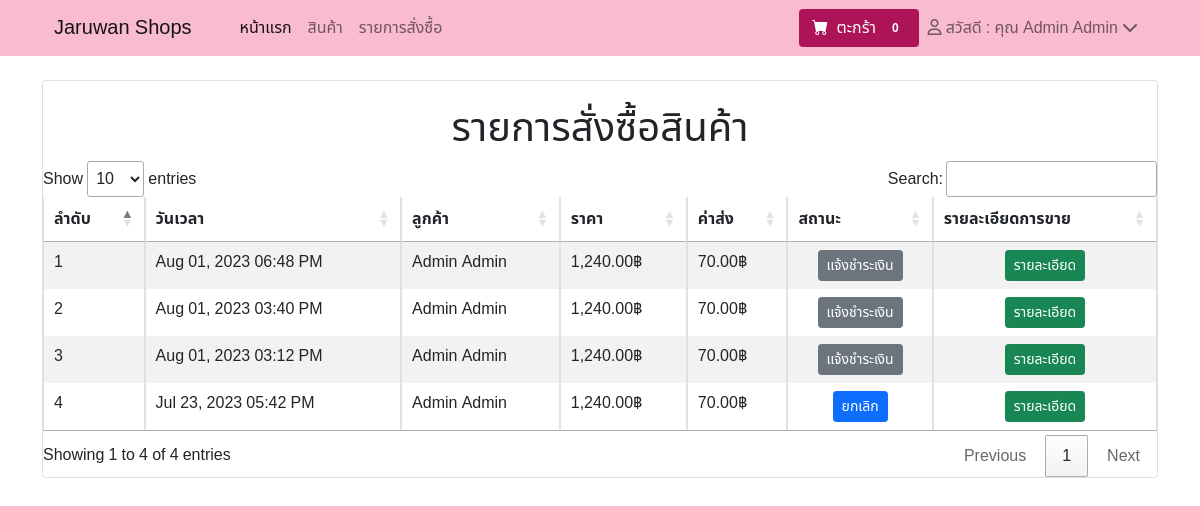
/emp/product_user_buy.php (signed in), run on the app's committed database.
### tables this page shows
CREATE TABLE `contact` (
  `id_con` int(11) DEFAULT NULL,
  `name` varchar(255) NOT NULL,
  `map` varchar(500) NOT NULL,
  `facebook` varchar(50) DEFAULT NULL,
  `line` varchar(30) DEFAULT NULL,
  `tol` varchar(10) DEFAULT NULL,
  `email` varchar(255) NOT NULL,
  `address` varchar(500) NOT NULL
);

CREATE TABLE `purchase` (
  `purchaseid` int(11) NOT NULL,
  `q_id` varchar(10) NOT NULL,
  `ID` varchar(50) NOT NULL,
  `date_purchase` datetime NOT NULL,
  `stu` int(1) NOT NULL,
  `name_booking` varchar(100) NOT NULL,
  `tel_booking` varchar(10) NOT NULL,
  `add_booking` varchar(300) NOT NULL,
  `email` varchar(255) NOT NULL,
  `transport` int(1) NOT NULL,
  `img` varchar(100) NOT NULL
);

CREATE TABLE `user` (
  `ID` int(11) NOT NULL,
  `Username` varchar(50) NOT NULL,
  `Password` varchar(100) NOT NULL,
  `Firstname` varchar(100) NOT NULL,
  `Lastname` varchar(100) NOT NULL,
  `Tel` varchar(10) NOT NULL,
  `email` varchar(255) NOT NULL,
  `Add_user` varchar(30) NOT NULL,
  `Userlevel` int(1) NOT NULL
);

### emp/product_user_buy.php (the view, shortened to what this page needs)
<!DOCTYPE html>
<html lang="en">
<head>
<link rel="stylesheet" type="text/css" href="https://cdn.datatables.net/1.11.3/css/jquery.dataTables.css">
        <link href="https://cdn.jsdelivr.net/npm/bootstrap-icons@1.5.0/font/bootstrap-icons.css" rel="stylesheet" />
        <link href="../css/styles.css" rel="stylesheet" />
    </head>
<body>
    	<?php
      include ('nav_cart.php');
	  ?><br>
<div class="container">
<div class="row">
<div class="col-md-12">
<div class="card" style="width: auto;"><br>
	<h1 class="page-header text-center x">รายการสั่งซื้อสินค้า</h1>
	<table id="example" class="table table-striped table-bordered">
		<thead>
		    <th><div class="y"><b><b>ลำดับ</div></th>
			<th><div class="y"><b><b>วันเวลา</div></th>
			<th><div class="y"><b><b>ลูกค้า</div></th>
			<th><div class="y"><b><b>ราคา</div></th>
			<th><div class="y"><b><b>ค่าส่ง</div></th>
			<th><div class="y"><b><b>สถานะ</div></th>
			<th><div class="y"><b><b>รายละเอียดการขาย</div></th>
		</thead>
		<tbody>
			<?php
			include('../config/server.php');
			    $i = 0;
				$sql="select * , user.*, product.* , purchase.* , user.* , sum(purchase_detail.price) , DATE_FORMAT(date_purchase,'%Y-%m-%d') from purchase
				left join purchase_detail on purchase.q_id = purchase_detail.q_id
				left join user on user.ID = purchase.ID
				left join product on product.product_id = purchase_detail.product_id
				where user.ID = ".$_SESSION['ID']."
				group by purchase_detail.q_id order by purchase_detail.q_id desc
                ";
				$query=$conn->query($sql);
				while($row=$query->fetch_array()){
					?>
					<tr>
						<td><div class="y"><?php echo $i+1?></div></td>
						<td><div class="y"><?php echo date('M d, Y h:i A', strtotime($row['date_purchase'])) ?></div></td>
						<td><div class="y"><?php echo $row['Firstname']; ?> <?php echo $row['Lastname']; ?></div></td>
						<td class="text-right"><div class="y"> <?php echo number_format($row['sum(purchase_detail.price)'], 2); ?>&#3647;</div></td>
						<?php
                                if($row['transport']==1){
                                    $x = 50;
                                }
                                elseif($row['transport']==2){
                                    $x = 70;
                                }
                                elseif($row['transport']==3){
                                    $x = 70;
                                }
                                elseif($row['transport']==4){
                                    $x = 60;
                                }
                        ?>
						<td class="text-right"><div class="y"> <?php echo number_format($x, 2); ?>&#3647;</div></td>
						<td class="text-center"><div class="y">
						<?php if($row['stu']==0){
							echo '<a href=""  class="btn btn-primary btn-sm">รอยืนยัน</a>';
							echo '||';
							echo "<a href='upuser.php?remove=$row[q_id]'  class='btn btn-danger btn-sm'>ยกเลิก</a>";
						}elseif($row['stu']==1 AND $row['transport']<=2 AND $row['img'] == ""){
							echo "<a href='buy.php?b=$row[q_id]'  class='btn btn-secondary btn-sm'>แจ้งชำระเงิน</a>";
						}elseif($row['stu']==1 AND $row['transport']<=2 AND $row['img'] !=="" ){
							echo "<a href='billbuy.php?b=$row[q_id]'  class='btn btn-info btn-sm'>รอตรวจสอบการชำระเงิน</a>";
						}
						elseif($row['stu']==2){
							echo '<a href=""  class="btn btn-dark btn-sm">รอจัดส่ง</a>';
						}
						elseif($row['stu']==3){
							echo '<a href=""  class="btn btn-dark btn-sm">ชำระเงินแล้ว</a>';
						}elseif($row['stu']==4){
							echo '<a href=""  class="btn btn-dark btn-sm">เสร็จสิ้น</a>';
						}
						elseif($row['stu']==5){
							echo '<a class="btn btn-primary btn-sm">ยกเลิก</a>';
						}
						?></div>
						</td>
				<td class="text-center"><a href="report_sell_user.php?id=<?php echo $row["q_id"];?>"  class="btn btn-success btn-sm"><span class="glyphicon glyphicon-search"></span> รายละเอียด</a>
					</tr>
					<?php
				$i++; }
			?>
		</tbody>
	</table>
</div>
</div>
</div>
</div>
</body>
</html>

### emp/nav_cart.php (shortened to what this page needs)
<link rel="stylesheet" type="text/css" href="https://cdnjs.cloudflare.com/ajax/libs/font-awesome/6.2.0/css/all.min.css">
<like rel="stylesheet" type="text/css" href="print.css">
<nav class="navbar navbar-expand-lg navbar-light sticky-top" style="background-color: #f8bbd0;">
            <div class="container px-4">
            <?php
            include('../config/db.php');
            $teac = $conn->prepare('SELECT * From contact where id_con = 1');
            $teac->execute();
            $teacs = $teac->fetch();
            if (!$teacs) {
            }else{
            ?>
                <a class="navbar-brand text-dack" href="#!">
                <?php echo $teacs['name'];?>
                </a>
            <?php } ?>
                <div class="collapse navbar-collapse" id="navbarSupportedContent">
                    <ul class="navbar-nav me-auto mb-2 mb-lg-0 ms-lg-4 justify-content-between">
                        <li class="nav-item"><a class="nav-link active text-dack" aria-current="page" href="../index.php">หน้าแรก</a></li>
                        <li class="nav-item"><a class="nav-link text-dack" href="../index.php">สินค้า</a></li>
                            <?php if(!empty($_SESSION['Firstname'])) {?>
                            <li class="nav-item"><a class="nav-link" href="product_user_buy.php">รายการสั่งซื้อ</a></li>
                            <?php }?>
                    </ul>
                    <form class="form-inline">
                        <a class="btn text-white" type="submit" href="updatecart.php" style="background-color: #ad1457">
                            <i class="bi-cart-fill me-1"></i>
                            ตะกร้า
                            <?php if(isset($_SESSION['cart'])){
                              $i = 0;
                              foreach($_SESSION['cart'] as $qty){
                              $i += $qty;
                              }
                              ?>
                              <span class="badge bg-Success text-white ms-1 rounded-pill"><?php echo $i;?></span>
                            <?php }else{ $i = 0;?>
                            <span class="badge bg-Success text-white ms-1 rounded-pill"><?php echo $i;?></span>
                            <?php } ?>
                            </a>
                    </form>
                    <ul class="navbar-nav">
                    <li class="nav-item dropdown">
                      <?php if(!empty($_SESSION['Firstname'])) {?>
                        <a class="nav-link" id="navbarDropdown" href="#" role="button" data-bs-toggle="dropdown" aria-expanded="false"><i class="fa-regular fa-user"></i> สวัสดี : คุณ <?php echo $_SESSION['Firstname']?> <?php echo $_SESSION['Lastname']?> <i class="fa-solid fa-chevron-down"></i></a>
                      <?php }else{?>
                        <li><a class="nav-link text-dack" href="../login.php" ><i class="fa-solid fa-right-from-bracket"></i> เข้าสู่ระบบ</a></li>
                      <?php }?>
                    </li>
                    </ul>
                  </div>
            </div>
        </nav>

### emp/nav_cart.php (style rules this page uses)
body { height: 200px; min-height: 100vh; overflow-x: hidden; font-family: 'Noto Sans Thai', sans-serif; }

### data on the page
contact: name "Jaruwan Shops"
purchase: date_purchase "Aug 01, 2023 06:48 PM", user.Firstname "Admin", user.Lastname "Admin", sum "1,240.00", transport "70.00"
purchase: date_purchase "Aug 01, 2023 03:40 PM", user.Firstname "Admin", user.Lastname "Admin", sum "1,240.00", transport "70.00"
purchase: date_purchase "Aug 01, 2023 03:12 PM", user.Firstname "Admin", user.Lastname "Admin", sum "1,240.00", transport "70.00"
purchase: date_purchase "Jul 23, 2023 05:42 PM", user.Firstname "Admin", user.Lastname "Admin", sum "1,240.00", transport "70.00", stu "ยกเลิก"

### other printed values
$i "0"
$_SESSION['Firstname'] "Admin"
$_SESSION['Lastname'] "Admin"
